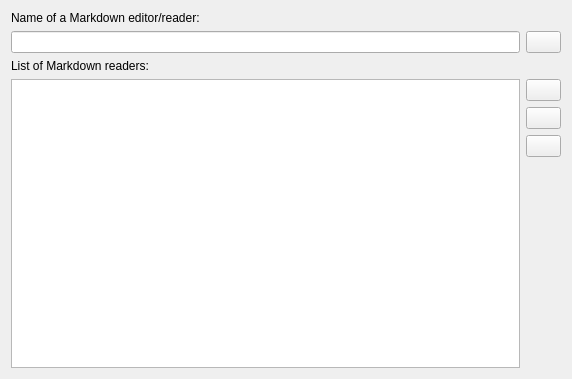
<?xml version="1.0" encoding="UTF-8"?>
<ui version="4.0">
 <class>ExternalReadersCentralWidget</class>
 <widget class="QWidget" name="ExternalReadersCentralWidget">
  <property name="geometry">
   <rect>
    <x>0</x>
    <y>0</y>
    <width>572</width>
    <height>379</height>
   </rect>
  </property>
  <property name="minimumSize">
   <size>
    <width>300</width>
    <height>200</height>
   </size>
  </property>
  <property name="maximumSize">
   <size>
    <width>800</width>
    <height>600</height>
   </size>
  </property>
  <property name="windowTitle">
   <string>Markdown Readers</string>
  </property>
  <layout class="QVBoxLayout" name="verticalLayout_2">
   <item>
    <widget class="QLabel" name="label1">
     <property name="text">
      <string>Name of a Markdown editor/reader:</string>
     </property>
    </widget>
   </item>
   <item>
    <layout class="QHBoxLayout" name="horizontalLayout_2">
     <item>
      <widget class="QLineEdit" name="editorLine"/>
     </item>
     <item>
      <widget class="QPushButton" name="addLine">
       <property name="sizePolicy">
        <sizepolicy hsizetype="Fixed" vsizetype="Fixed">
         <horstretch>0</horstretch>
         <verstretch>0</verstretch>
        </sizepolicy>
       </property>
       <property name="maximumSize">
        <size>
         <width>35</width>
         <height>16777215</height>
        </size>
       </property>
       <property name="text">
        <string/>
       </property>
       <property name="icon">
        <iconset resource="../DeepTags.qrc">
         <normaloff>:/images/add.png</normaloff>:/images/add.png</iconset>
       </property>
      </widget>
     </item>
    </layout>
   </item>
   <item>
    <widget class="QLabel" name="label2">
     <property name="text">
      <string>List of Markdown readers:</string>
     </property>
    </widget>
   </item>
   <item>
    <layout class="QHBoxLayout" name="horizontalLayout">
     <item>
      <widget class="QListView" name="listView"/>
     </item>
     <item>
      <layout class="QVBoxLayout" name="verticalLayout">
       <item>
        <widget class="QPushButton" name="rmButton">
         <property name="sizePolicy">
          <sizepolicy hsizetype="Fixed" vsizetype="Fixed">
           <horstretch>0</horstretch>
           <verstretch>0</verstretch>
          </sizepolicy>
         </property>
         <property name="maximumSize">
          <size>
           <width>35</width>
           <height>16777215</height>
          </size>
         </property>
         <property name="text">
          <string/>
         </property>
         <property name="icon">
          <iconset resource="../DeepTags.qrc">
           <normaloff>:/images/delete.png</normaloff>:/images/delete.png</iconset>
         </property>
        </widget>
       </item>
       <item>
        <widget class="QPushButton" name="upButton">
         <property name="sizePolicy">
          <sizepolicy hsizetype="Fixed" vsizetype="Fixed">
           <horstretch>0</horstretch>
           <verstretch>0</verstretch>
          </sizepolicy>
         </property>
         <property name="maximumSize">
          <size>
           <width>35</width>
           <height>16777215</height>
          </size>
         </property>
         <property name="text">
          <string/>
         </property>
         <property name="icon">
          <iconset resource="../DeepTags.qrc">
           <normaloff>:/images/arrowup.png</normaloff>:/images/arrowup.png</iconset>
         </property>
        </widget>
       </item>
       <item>
        <widget class="QPushButton" name="downButton">
         <property name="sizePolicy">
          <sizepolicy hsizetype="Fixed" vsizetype="Fixed">
           <horstretch>0</horstretch>
           <verstretch>0</verstretch>
          </sizepolicy>
         </property>
         <property name="maximumSize">
          <size>
           <width>35</width>
           <height>16777215</height>
          </size>
         </property>
         <property name="text">
          <string/>
         </property>
         <property name="icon">
          <iconset resource="../DeepTags.qrc">
           <normaloff>:/images/arrowdown.png</normaloff>:/images/arrowdown.png</iconset>
         </property>
        </widget>
       </item>
       <item>
        <spacer name="verticalSpacer">
         <property name="orientation">
          <enum>Qt::Vertical</enum>
         </property>
         <property name="sizeHint" stdset="0">
          <size>
           <width>20</width>
           <height>40</height>
          </size>
         </property>
        </spacer>
       </item>
      </layout>
     </item>
    </layout>
   </item>
  </layout>
 </widget>
 <resources>
  <include location="../DeepTags.qrc"/>
 </resources>
 <connections/>
</ui>
